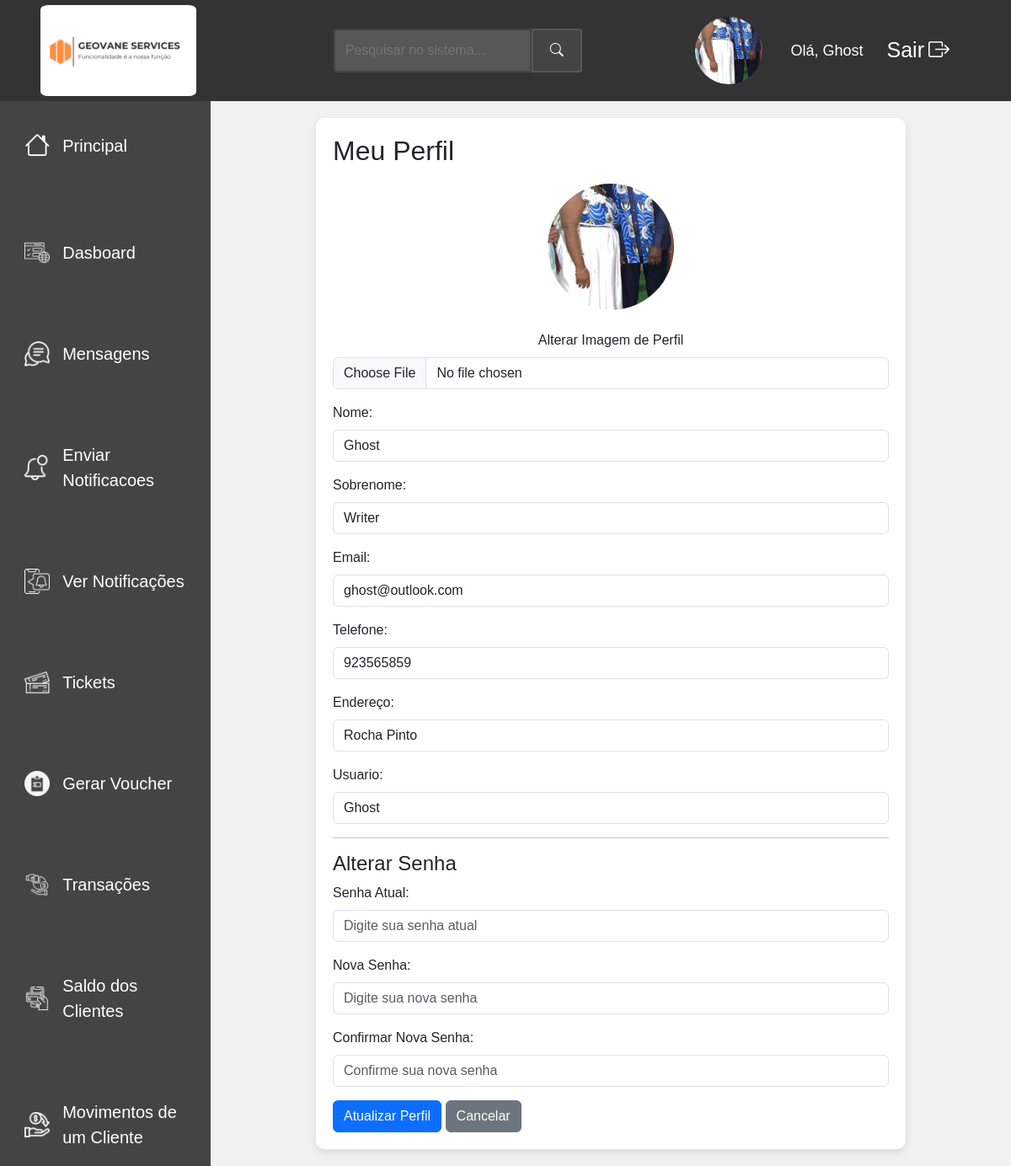
/funcionario/perfil.php (signed in), run on the app's committed database.
### tables this page shows
CREATE TABLE IF NOT EXISTS `funcionario` (
  `id_funcionario` int NOT NULL AUTO_INCREMENT,
  `nome` varchar(100) DEFAULT NULL,
  `sobrenome` varchar(100) DEFAULT NULL,
  `docId` varchar(20) DEFAULT NULL,
  `email` varchar(100) DEFAULT NULL,
  `telefone` varchar(20) DEFAULT NULL,
  `data_nasc` date DEFAULT NULL,
  `sexo` enum('masculino',' feminino') DEFAULT NULL,
  `endereco` varchar(255) DEFAULT NULL,
  `usuario` varchar(50) DEFAULT NULL,
  `senha` varchar(255) DEFAULT NULL,
  `conf_senha` varchar(255) DEFAULT NULL,
  `acesso` enum('funcionario','administrador') DEFAULT NULL,
  `tipo_contrato` varchar(50) NOT NULL,
  `data_contratacao` date NOT NULL,
  `id_cliente` int DEFAULT NULL,
  `imagem_perfil` varchar(255) DEFAULT NULL,
  `data_criacao` timestamp NULL DEFAULT CURRENT_TIMESTAMP,
  `menu_permissions` text,
  PRIMARY KEY (`id_funcionario`),
  KEY `id_cliente` (`id_cliente`)
);

### funcionario/veryFun.php (called while the page is built, shortened)
<?php
    $nomeUsuario = $_SESSION['usuario'];
    ?>

### funcionario/perfil.php (the view, shortened to what this page needs)
<?php
require 'veryFun.php';
require '../conexao.php';
$id_funcionario = $_SESSION['id_funcionario'];
$sql = "SELECT nome, sobrenome, email, telefone, endereco, imagem_perfil, usuario, senha FROM Funcionario WHERE id_funcionario = $id_funcionario";
$result = $conexao->query($sql);
$funcionario = $result->fetch_assoc();
?>
<!DOCTYPE html>
<html lang="pt-br">
<head>
    <link href="https://cdn.jsdelivr.net/npm/bootstrap@5.3.3/dist/css/bootstrap.min.css" rel="stylesheet">
    <link rel="stylesheet" href="https://cdn.jsdelivr.net/npm/bootstrap-icons@1.11.3/font/bootstrap-icons.min.css">
</head>
<body>
<div class="topbar">
        <div class="logo">
            <img src="../assets/logo.png" alt="Logo";>
        </div>
        <div class="search-box">
            <form action="search.php" method="GET">
                <input type="text" name="query" placeholder="Pesquisar no sistema...">
                <button type="submit"><i class="bi bi-search"></i></button>
            </form>
        </div>
        <div class="user-info">
            <div>
                <a href="perfil.php"><img src="../upload/imagens_perfil/<?php echo $funcionario['imagem_perfil']; ?>" alt="Perfil" class="perfil-img"></a>
            </div>
            <div class="username">Olá, <?php  echo  " $nomeUsuario"; ?> </div>
            <a href="logout.php" style="color: white; margin-left: 10px;">Sair<i class="bi bi-box-arrow-right"></i></a>
        </div>
    </div>
    <div class="sidebar">
        <a href="admin.php"> <span class="icon"><i class="bi bi-house"></i></span>
        <span class="txt-link">Principal</span></a>
        <a href="dashboard_admin.php"><img src="../assets/dashboard.png" alt="" class="icon" style="width: 30px;">Dasboard</a>
        <a href="chat_funcionario.php"><img src="../assets/chat.png" alt="" class="icon" style="width: 30px;">Mensagens</a>
        <a href="enviar_notificacao.php"><img src="../assets/notification.png" alt="" class="icon" style="width: 30px;">Enviar Notificacoes</a>
        <a href="ver_notificacoes.php"><img src="../assets/notifications.png" alt="" class="icon" style="width: 30px;">Ver Notificações</a>
        <a href="admin_tickets.php"><img src="../assets/tickets.png" alt="" class="icon" style="width: 30px;">Tickets</a>
        <a href="gerar_voucher.php"><img src="../assets/voucher.png" alt="" class="icon" style="width: 30px;">Gerar Voucher</a>
        <a href="transacoes_admin.php"><img src="../assets/transacoes.png" alt="" class="icon" style="width: 30px;">Transações</a>
        <a href="saldo_clientes.php"><img src="../assets/saldo.png" alt="" class="icon" style="width: 30px;">Saldo dos Clientes</a>
        <a href="movimentos_cliente.php?"><img src="../assets/debit.png" alt="" class="icon" style="width: 30px;">Movimentos de um Cliente</a>
    </div>
    <div class="content">
        <div class="perfil-card">
            <h2>Meu Perfil</h2>
            <form action="perfil.php" method="post" enctype="multipart/form-data">
                <div class="mb-3 text-center">
                    <?php if (!empty($funcionario['imagem_perfil'])): ?>
                        <img src="../upload/imagens_perfil/<?php echo $funcionario['imagem_perfil']; ?>" alt="Perfil" class="perfil-img"><br><br>
                    <?php endif; ?>
                    <label for="imagem" class="form-label">Alterar Imagem de Perfil</label>
                    <input type="file" name="imagem" id="imagem" class="form-control">
                </div>
                <div class="mb-3">
                    <label class="form-label">Nome:</label>
                    <input type="text" name="nome" class="form-control" value="<?php echo htmlspecialchars($funcionario['nome']); ?>" required>
                </div>
                <div class="mb-3">
                    <label class="form-label">Sobrenome:</label>
                    <input type="text" name="sobrenome" class="form-control" value="<?php echo htmlspecialchars($funcionario['sobrenome']); ?>" required>
                </div>
                <div class="mb-3">
                    <label class="form-label">Email:</label>
                    <input type="email" name="email" class="form-control" value="<?php echo htmlspecialchars($funcionario['email']); ?>" required>
                </div>
                <div class="mb-3">
                    <label class="form-label">Telefone:</label>
                    <input type="text" name="telefone" class="form-control" value="<?php echo htmlspecialchars($funcionario['telefone']); ?>">
                </div>
                <div class="mb-3">
                    <label class="form-label">Endereço:</label>
                    <input type="text" name="endereco" class="form-control" value="<?php echo htmlspecialchars($funcionario['endereco']); ?>">
                </div>
                <div class="mb-3">
                    <label class="form-label">Usuario:</label>
                    <input type="text" name="usuario" class="form-control" value="<?php echo htmlspecialchars($funcionario['usuario']); ?>">
                </div>
                <hr>
                <h4>Alterar Senha</h4>
                <div class="mb-3">
                    <label class="form-label">Senha Atual:</label>
                    <input type="password" name="senha_atual" class="form-control" placeholder="Digite sua senha atual">
                </div>
                <div class="mb-3">
                    <label class="form-label">Nova Senha:</label>
                    <input type="password" name="nova_senha" class="form-control" placeholder="Digite sua nova senha">
                </div>
                <div class="mb-3">
                    <label class="form-label">Confirmar Nova Senha:</label>
                    <input type="password" name="conf_nova_senha" class="form-control" placeholder="Confirme sua nova senha">
                </div>
                <button type="submit" class="btn btn-primary">Atualizar Perfil</button>
                <a href="admin.php" class="btn btn-secondary">Cancelar</a>
            </form>
        </div>
    </div>
</body>
</html>

### funcionario/perfil.php (style rules this page uses)
body { font-family: Arial, sans-serif; background-color: #f1f1f1; }
.topbar { display: flex; justify-content: space-between; align-items: center; width: 100%; height: 120px; background-color: #333; color: white; padding: 10px 20px; position: fixed; top: 0; z-index: 1000; }
.search-box { flex-grow: 1; display: flex; justify-content: center; margin: 0 20px; }
.search-box form { display: flex; width: 50%; }
.search-box input[type="text"] { flex-grow: 1; padding: 12px; font-size: 16px; border: 2px solid #444; border-radius: 4px 0 0 4px; background-color: #575757; color: white; }
.search-box button { padding: 12px 20px; border: 2px solid #575757; border-radius: 0 4px 4px 0; background-color: #444; color: white; cursor: pointer; }
.topbar .user-info { display: flex; align-items: center; margin-left: auto; margin-right: 20px; }
.topbar .user-info .username { margin-right: 15px; font-size: 18px; color: white; }
.topbar .user-info a { color: whitesmoke; text-decoration: none; font-size: 25px; transition: color 0.3s; padding: 1px 3px; border-radius: 5%; margin-right: 30px; display: flex; align-items: center; }
.topbar .user-info a i { margin-left: 5px; }
.topbar .user-info .perfil-img { width: 80px; height: 80px; object-fit: cover; border-radius: 50%; }
.topbar .logo { width: 200px; text-align: center; margin-left: 20px; }
.topbar .logo img { width: 185px; border-radius: 5%; }
.sidebar { width: 250px; background-color: #444; color: white; padding-top: 60px; position: fixed; height: 100%; top: 0; padding-left: 20px; padding-top: 80px; overflow-y: auto; }
.sidebar a { margin-top: 50px; text-decoration: none; color: white; display: flex; align-items: center; transition: 0.3s; margin-bottom: 5px; font-size: 20px; padding: 20px 4%; }
.sidebar a .icon, .sidebar a .txt-icon { font-size: 30px; margin-right: 15px; }
.content { margin-left: 250px; margin-top: 120px; padding: 20px; }
.perfil-card { max-width: 700px; margin: auto; background: white; padding: 20px; border-radius: 10px; box-shadow: 0 4px 8px rgba(0,0,0,0.1); }
.perfil-card h2 { margin-bottom: 20px; }
.perfil-img { width: 150px; height: 150px; object-fit: cover; border-radius: 50%; }

### data on the page
funcionario: imagem_perfil (picture), nome "Ghost", sobrenome "Writer", email "ghost@outlook.com", telefone "923565859", endereco "Rocha Pinto", usuario "Ghost"

### other printed values
$nomeUsuario "Ghost"
